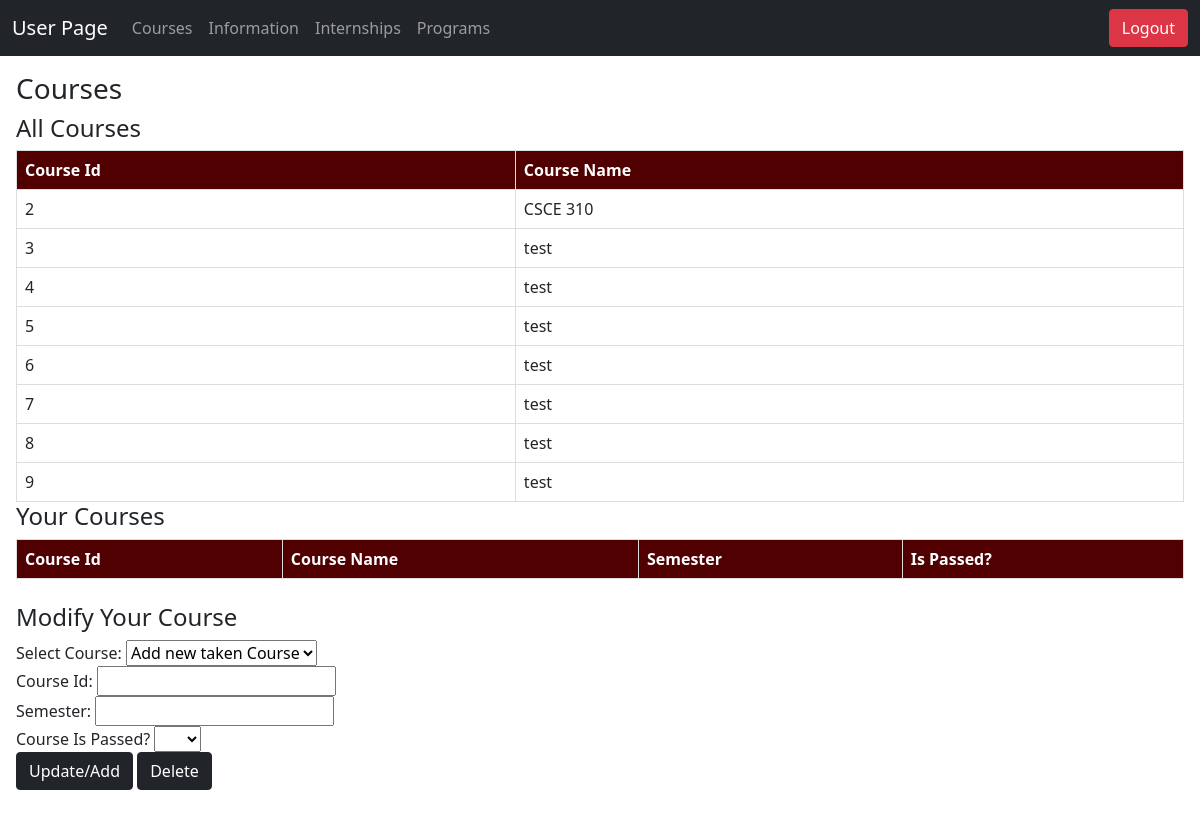
Screenshot of /student/courses.php (signed in) with the database file from the repository.
### tables this page shows
CREATE TABLE `courses` (
  `cour_id` int(11) NOT NULL,
  `cour_name` varchar(128) NOT NULL
);

### utils/helpers.php (called while the page is built, shortened)
<?php
function getAllRecords($conn, $tableName, $id = null, $join_table = null, $join_on = null)
{
    if ($join_table && $join_on) {
        $sql = "SELECT * FROM $tableName
                JOIN $join_table ON $tableName.$join_on = $join_table.$join_on
                WHERE $tableName.user_id = '$id'";
    } elseif ($id) {
        $sql = "SELECT * FROM $tableName WHERE user_id = '$id'";
    } else {
        $sql = "SELECT * FROM $tableName";
    }
    $result = $conn->query($sql);
    $records = array();
    while ($row = $result->fetch_assoc()) {
        $records[] = $row;
    }
    return $records;
}
?>

### student/courses.php (the view, shortened to what this page needs)
<?php
require '../utils/connect.php';
require "../utils/notification.php";
require "../utils/helpers.php";
$courses = getAllRecords($conn, 'courses');
?>
<!DOCTYPE html>
<html>
<head>
    <link rel="stylesheet" href="/bootstrap-5.0.2-dist/css/bootstrap.min.css">
</head>
<body>
    <nav class="navbar navbar-expand-lg navbar-dark bg-dark">
        <div class="container-fluid">
            <span class="navbar-brand">User Page</span>
            <div class="collapse navbar-collapse" id="navbarNav">
                <ul class="navbar-nav">
                    <li class="nav-item">
                        <a class="nav-link" href="courses.php">Courses</a>
                    </li>
                    <li class="nav-item">
                        <a class="nav-link" href="info.php">Information</a>
                    </li>
                    <li class="nav-item">
                        <a class="nav-link" href="internships.php">Internships</a>
                    </li>
                    <li class="nav-item">
                        <a class="nav-link" href="programs.php">Programs</a>
                    </li>
                </ul>
            </div>
            <div class="navbar-nav ms-auto">
                <?php
                if (isset($_SESSION['admin_id'])) {
                    echo '<a href="../admin/users.php" class="btn btn-danger">Return to Admin</a>';
                } else {
                    echo '<a href="../utils/logout.php" class="btn btn-danger">Logout</a>';
                }
                ?>
            </div>
        </div>
    </nav>
    <section>
        <h3>Courses</h3>
        <h4>All Courses</h4>
        <table border="1">
            <tr>
                <th>Course Id</th>
                <th>Course Name</th>
            </tr>
            <?php
            foreach ($courses as $course) {
                echo "<tr>";
                echo "<td><span>{$course['cour_id']}</span></td>";
                echo "<td><span>{$course['cour_name']}</span></td>";
                echo "</tr>";
            }
            ?>
        </table>
        <h4>Your Courses</h4>
        <table border="1">
            <tr>
                <th>Course Id</th>
                <th>Course Name</th>
                <th>Semester</th>
                <th>Is Passed?</th>
            </tr>
        </table>
        <br>
        <h4>Modify Your Course</h4>
        <form method="post" action="<?php echo htmlspecialchars($_SERVER["PHP_SELF"]); ?>">
            <label>Select Course:</label>
            <select name="selected_record_id">
                <option value="add_new">Add new taken Course</option>
            </select>
            <br>
            <label>Course Id:</label>
            <input type="text" name="new_cour"><br>
            <label>Semester:</label>
            <input type="text" name="tc_semester"><br>
            <label for="tc_is_passed">Course Is Passed?</label>
            <select name="tc_is_passed" id="tc_is_passed">
                <option value=""></option>
                <option value="1">Yes</option>
            </select>
            <br>
            <button type="submit" name="update_record" class="btn btn-dark">Update/Add</button>
            <button type="submit" name="delete_record" class="btn btn-dark">Delete</button>
        </form>
    </section>
</body>
</html>

### utils/connect.php (style rules this page uses)
section { padding: 1em; }
table { width: 100%; border-collapse: collapse; }
th, td { border: 1px solid #ddd !important; padding: 8px; }
th { background-color: #500000 !important; color: white; }

### rows the page displays
courses: cour_id "2", cour_name "CSCE 310"
courses: cour_id "3", cour_name "test"
courses: cour_id "4", cour_name "test"
courses: cour_id "5", cour_name "test"
courses: cour_id "6", cour_name "test"
courses: cour_id "7", cour_name "test"
courses: cour_id "8", cour_name "test"
courses: cour_id "9", cour_name "test"
